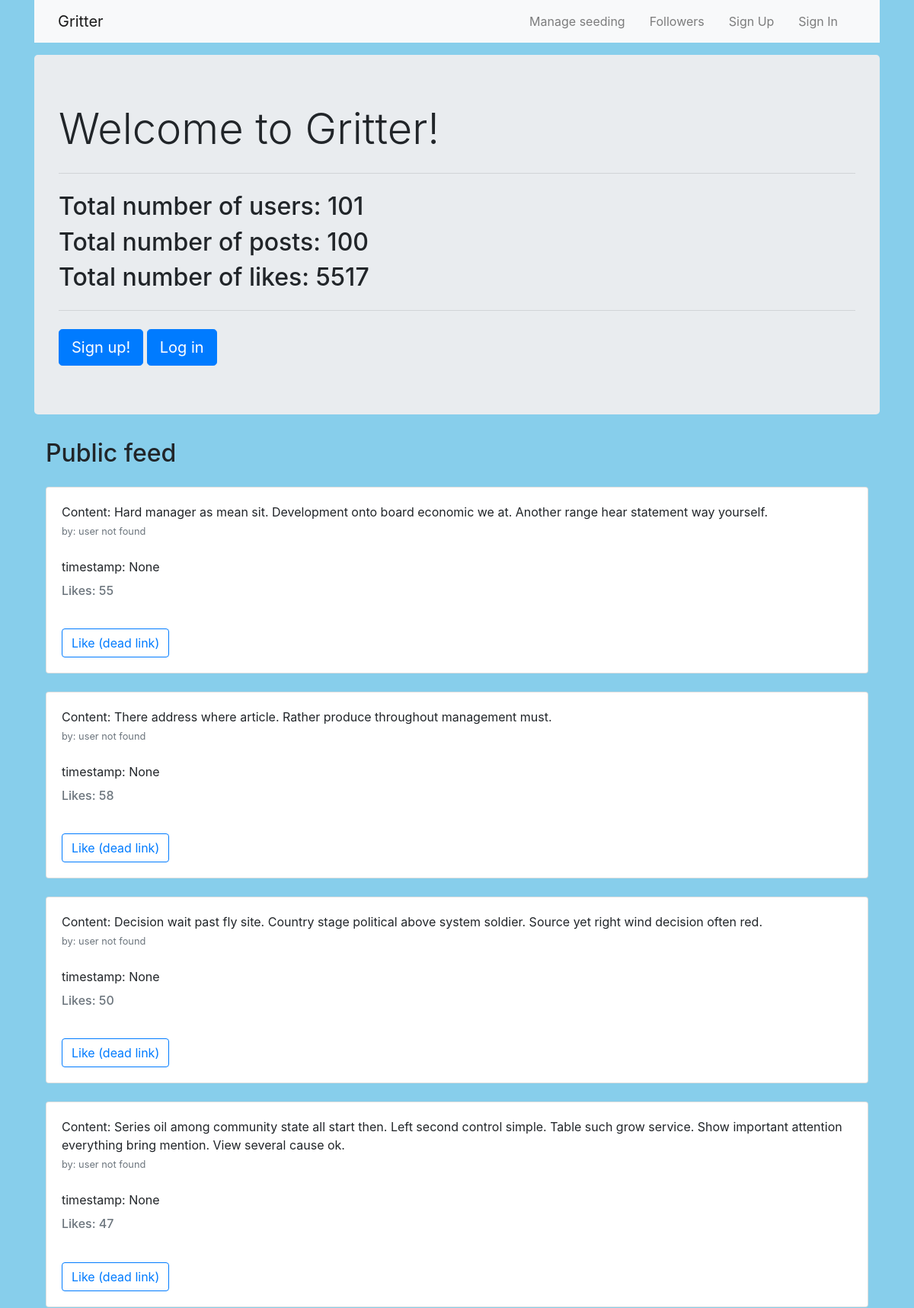
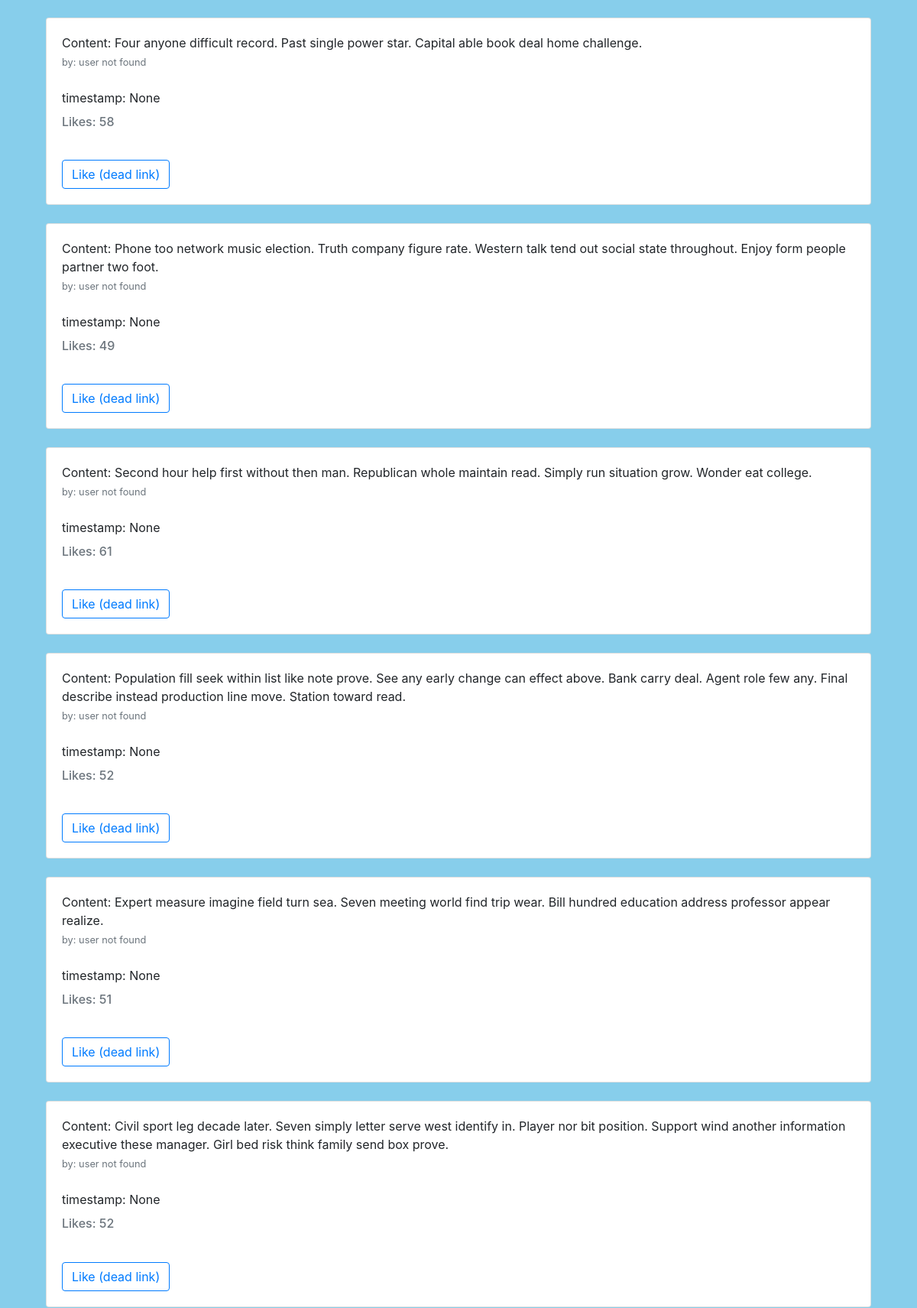
The page / (upper part) on the database its author committed (2 pictures, top to bottom).
### project/models.py (models this page shows, shortened)
class Post(db.Model):
    id = db.Column(db.Integer, primary_key=True)
    content = db.Column(db.Text)
    like_count = db.Column(db.Integer, default=0)
    timestamp = db.Column(db.DateTime, index=True, default=datetime.utcnow)
    user_id = db.Column(db.Integer, db.ForeignKey('user.id'))

### project/routes.py (the view)
@app.route('/', methods= ['GET'])
def default():
    context = {}
    num_likes = len(Like.query.all())
    context['num_likes'] = num_likes
    num_posts = len(Post.query.all())
    context['num_posts'] = num_posts
    num_users = len(User.query.all())
    context['num_users'] = num_users
    all_posts = get_all_posts_with_like_counts()
    context['posts'] = all_posts
    return render_template('home.html', context=context)

### project/db_queries.py (called while the page is built)
def get_username_by_id(user_id):
    username = User.query.filter(User.id == user_id).first()
    return username

def get_all_posts_with_like_counts():
    result = []
    posts = Post.query.order_by(Post.id.desc()).all()
    for post in posts:
        post_dict = {}
        post_dict['post'] = post
        user = get_username_by_id(post.user_id)
        if user is None:
            post_dict['author'] = 'user not found'
        else:
            post_dict['author'] = user.username
        num_likes = len(Like.query.filter(Like.post_id == post.id).all())
        post_dict['num_likes'] = num_likes
        result.append(post_dict)
    return result

### project/templates/home.html
{% extends "layout.html" %}
{% block content %}
    <div class="container">
        <div class="jumbotron bg-lt">
            <h1 class="display-4">Welcome to Gritter!</h1>
            <hr class="my-4">
                 {% if context %}
                    <h2>Total number of users: {{ context.num_users }}</h2>
                    <h2>Total number of posts: {{ context.num_posts }}</h2>
                    <h2>Total number of likes: {{ context.num_likes }}</h2>
                {% endif %}
            <hr class="my-4">
            <a class="btn btn-primary btn-lg" href="{{ url_for('signup') }}" role="button">Sign up!</a>
            <a class="btn btn-primary btn-lg" href="{{ url_for('signin') }}" role="button">Log in</a>
        </div>
    <div class="container">
        <h2>Public feed</h2>
        {% for post_dict in context.posts %}
            <div class="card mt-4">
                <div class="card-body">
                    <p class="card-text">
                        Content: {{ post_dict.post.content }}
                        <br>
                        <small class="text-muted">by: {{ post_dict.author }}</small>
                        <br>
                        <br>
                        timestamp: {{ post_dict.post.timestamp }}
                        <br>
                        <h6 class="card-subtitle text-muted">Likes: {{ post_dict.num_likes }} </h6>
                    </p>
                    <br>
                    <a class="btn btn-outline-primary" href="#">Like (dead link)</a>
                </div>
            </div>
        {% endfor %}
    </div>
{% endblock content %}

### project/templates/layout.html (shortened to what this page needs)
<!DOCTYPE html>
<html>
	<head>
    {% block head %}
        <link rel="stylesheet" href="https://cdn.jsdelivr.net/npm/bootstrap@4.5.3/dist/css/bootstrap.min.css">
		<link rel="stylesheet" href="{{ url_for('static', filename='style.css') }}" />
    {% endblock %}
	</head>
	<body text="#2d7051">
        <div class="container">
            <nav class="navbar navbar-expand-md bg-light navbar-light fixed-left">
              <div class="container">
                {% if current_user.is_anonymous  %}
                    <a class="navbar-brand mr-4" href="{{ url_for('home') }}">Gritter</a>
                {% else %}
                    <a class="navbar-brand mr-4" href="{{ url_for('user_home') }}">Gritter</a>
                {% endif %}
                <div class="collapse navbar-collapse" id="navbarToggle">
                  <div class="navbar-nav ml-auto">
                    <a class="nav-item nav-link mr-3 ml-auto" href="{{ url_for('manage_seeding') }}">Manage seeding</a>
                    <a class="nav-item nav-link mr-3 ml-auto" href="{{ url_for('user', username=username) }}">Followers</a>
                    {% if current_user.is_anonymous  %}
                    <a class="nav-item nav-link mr-3 ml-auto" href="{{ url_for('signup') }}">Sign Up</a>
                    <a class="nav-item nav-link mr-3 ml-auto" href="{{ url_for('signin') }}">Sign In</a>
                    {% else %}
                    <a class="nav-item nav-link mr-3 ml-auto" href="{{ url_for('signout') }}">Sign Out</a>
                    {% endif %}
                  </div>
                </div>
              </div>
            </nav>
        </div>
        <div class="container pt-2">
            <div class="container pt-2">
        </div>
        </div>
        {% block content %}
        {% endblock %}
	</body>
</html>

### project/static/styles/style.css (style rules this page uses)
body { background-color: #87CEEB; }

### rows shown on the page
Post: post.content "Hard manager as mean sit. Development onto board economic we at. Another range hear statement way yourself.", post.timestamp "None"
Post: post.content "There address where article. Rather produce throughout management must.", post.timestamp "None"
Post: post.content "Decision wait past fly site. Country stage political above system soldier. Source yet right wind decision often red.", post.timestamp "None"
Post: post.content "Series oil among community state all start then. Left second control simple. Table such grow service. Show important attention everything bring mention. View several cause ok.", post.timestamp "None"
Post: post.content "Four anyone difficult record. Past single power star. Capital able book deal home challenge.", post.timestamp "None"
Post: post.content "Phone too network music election. Truth company figure rate. Western talk tend out social state throughout. Enjoy form people partner two foot.", post.timestamp "None"
Post: post.content "Second hour help first without then man. Republican whole maintain read. Simply run situation grow. Wonder eat college.", post.timestamp "None"
Post: post.content "Population fill seek within list like note prove. See any early change can effect above. Bank carry deal. Agent role few any. Final describe instead production line move. Station toward read.", post.timestamp "None"
Post: post.content "Expert measure imagine field turn sea. Seven meeting world find trip wear. Bill hundred education address professor appear realize.", post.timestamp "None"
Post: post.content "Civil sport leg decade later. Seven simply letter serve west identify in. Player nor bit position. Support wind another information executive these manager. Girl bed risk think family send box prove.", post.timestamp "None"

### other values the page prints
{{ context.num_users }} "101"
{{ context.num_posts }} "100"
{{ context.num_likes }} "5517"
{{ post_dict.author }} "user not found" "user not found" "user not found" "user not found" "user not found" "user not found" "user not found" "user not found" "user not found" "user not found"
{{ post_dict.num_likes }} "55" "58" "50" "47" "58" "49" "61" "52" "51" "52"
